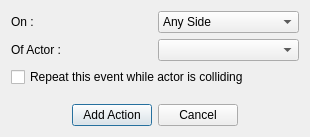
<?xml version="1.0" encoding="UTF-8"?>
<ui version="4.0">
 <class>CollisionEventDialog</class>
 <widget class="QDialog" name="CollisionEventDialog">
  <property name="geometry">
   <rect>
    <x>0</x>
    <y>0</y>
    <width>310</width>
    <height>137</height>
   </rect>
  </property>
  <property name="windowTitle">
   <string>Collision Event</string>
  </property>
  <layout class="QVBoxLayout" name="verticalLayout">
   <item>
    <layout class="QHBoxLayout" name="horizontalLayout_2">
     <item>
      <widget class="QLabel" name="label">
       <property name="text">
        <string>On : </string>
       </property>
      </widget>
     </item>
     <item>
      <widget class="QComboBox" name="sideCombo">
       <property name="sizeAdjustPolicy">
        <enum>QComboBox::AdjustToContents</enum>
       </property>
       <property name="iconSize">
        <size>
         <width>32</width>
         <height>32</height>
        </size>
       </property>
       <item>
        <property name="text">
         <string>Any Side</string>
        </property>
       </item>
       <item>
        <property name="text">
         <string>Top Side</string>
        </property>
       </item>
       <item>
        <property name="text">
         <string>Bottom Side</string>
        </property>
       </item>
       <item>
        <property name="text">
         <string>Left Side</string>
        </property>
       </item>
       <item>
        <property name="text">
         <string>Right Side</string>
        </property>
       </item>
       <item>
        <property name="text">
         <string>Top or Bottom Side</string>
        </property>
       </item>
       <item>
        <property name="text">
         <string>Left or Right Side</string>
        </property>
       </item>
      </widget>
     </item>
    </layout>
   </item>
   <item>
    <layout class="QHBoxLayout" name="horizontalLayout_3">
     <item>
      <widget class="QLabel" name="label_2">
       <property name="text">
        <string>Of Actor : </string>
       </property>
      </widget>
     </item>
     <item>
      <widget class="QComboBox" name="actorCombo">
       <property name="sizeAdjustPolicy">
        <enum>QComboBox::AdjustToContents</enum>
       </property>
       <property name="iconSize">
        <size>
         <width>32</width>
         <height>32</height>
        </size>
       </property>
      </widget>
     </item>
    </layout>
   </item>
   <item>
    <widget class="QCheckBox" name="checkBox">
     <property name="text">
      <string>Repeat this event while actor is colliding</string>
     </property>
    </widget>
   </item>
   <item>
    <spacer name="verticalSpacer">
     <property name="orientation">
      <enum>Qt::Vertical</enum>
     </property>
     <property name="sizeHint" stdset="0">
      <size>
       <width>20</width>
       <height>40</height>
      </size>
     </property>
    </spacer>
   </item>
   <item>
    <layout class="QHBoxLayout" name="horizontalLayout">
     <item>
      <spacer name="horizontalSpacer">
       <property name="orientation">
        <enum>Qt::Horizontal</enum>
       </property>
       <property name="sizeHint" stdset="0">
        <size>
         <width>40</width>
         <height>20</height>
        </size>
       </property>
      </spacer>
     </item>
     <item>
      <widget class="QPushButton" name="addActionBtn">
       <property name="text">
        <string>Add Action</string>
       </property>
      </widget>
     </item>
     <item>
      <widget class="QPushButton" name="cancelBtn">
       <property name="text">
        <string>Cancel</string>
       </property>
      </widget>
     </item>
     <item>
      <spacer name="horizontalSpacer_2">
       <property name="orientation">
        <enum>Qt::Horizontal</enum>
       </property>
       <property name="sizeHint" stdset="0">
        <size>
         <width>40</width>
         <height>20</height>
        </size>
       </property>
      </spacer>
     </item>
    </layout>
   </item>
  </layout>
 </widget>
 <resources/>
 <connections/>
</ui>
